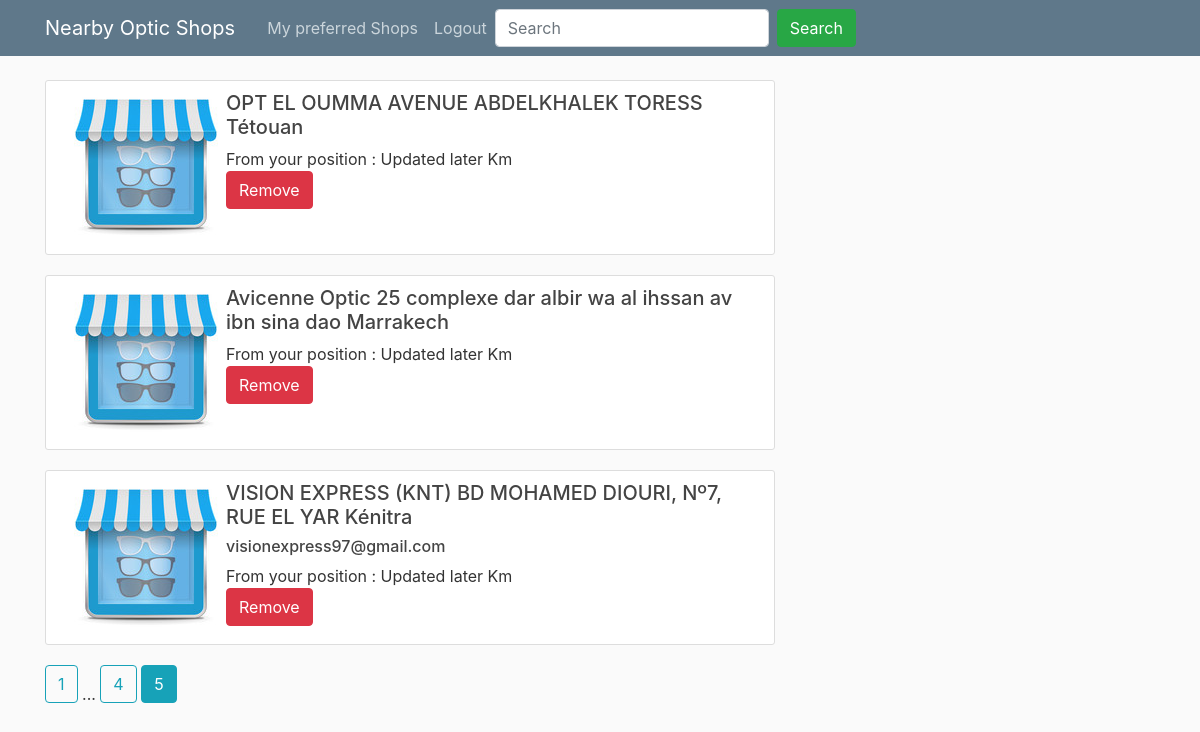
The page /PreferredShops?page=5 (signed in) on the database its author committed.
### shops_app/models.py (models this page shows, shortened)
class my_preferred_shops(db.Model):
	id = db.Column(db.Integer, primary_key=True)
	name = db.Column(db.String(30), nullable=False)
	address = db.Column(db.String(160), nullable=False)
	city = db.Column(db.String(16))
	email = db.Column(db.String(120))
	user_id = db.Column(db.Integer, db.ForeignKey('user.id'), nullable=False)

### shops_app/routes.py (the view)
@app.route('/PreferredShops')
def Preferred_Shops():
	page = request.args.get('page', 1, type=int)
	Shops = my_preferred_shops.query.filter_by(user_id=current_user.id).paginate(page=page, per_page=3)
	return render_template('my_preferred_shops.html',title='Preferred Shops',Shops=Shops)

### shops_app/models.py (called while the page is built)
@login_manager.user_loader
def load_user(user_id):
	return User.query.get(int(user_id))

### shops_app/templates/my_preferred_shops.html
{% extends 'layout.html' %}
{% block content %}
    {% for item in Shops.items%}
        <div class="media content-section">
            <img class="rounded mx-auto d-block" src="{{url_for('static',filename='picture/shop1.png')}}" alt="Generic placeholder image">
            <div class="media-body">
                <h5 class="mt-0">{{item.name}} {{item.address}} {{item.city}} </h5>
                    <div>
                        <h6 class="mt-0"> {{item.email}} </h6>
                    </div>
                    From your position : Updated later Km
              <div>
                  <a href="{{ url_for('Remove', removed_id=item.id) }}">
                      <button type="button" class="btn btn-danger">Remove</button>
                  </a>
              </div>
            </div>
        </div>
    {% endfor %}
    {% for num_page in Shops.iter_pages(left_edge=1,right_edge=1,left_current=1,right_current=2) %}
            {% if num_page %}
                {%if Shops.page == num_page %}
                    <a class="btn btn-info mb-4" href="{{url_for('Preferred_Shops',page=num_page)}}">{{ num_page }}</a>
                {% else %}
                    <a class="btn btn-outline-info mb-4" href="{{url_for('Preferred_Shops',page=num_page)}}">{{ num_page }}</a>
                {% endif %}
            {% else %}
                ...
            {% endif %}
    {% endfor %}
{% endblock content %}

### shops_app/static/main.css (style rules this page uses)
body { background: #fafafa; color: #333333; margin-top: 5rem; }
h1, h2, h3, h4, h5, h6 { color: #444444; }
.content-section { background: #ffffff; padding: 10px 20px; border: 1px solid #dddddd; border-radius: 3px; margin-bottom: 20px; }

### rows shown on the page
my_preferred_shops: name "OPT EL OUMMA", address "AVENUE ABDELKHALEK TORESS", city "Tétouan"
my_preferred_shops: name "Avicenne Optic", address "25 complexe dar albir wa al ihssan av ibn sina dao", city "Marrakech"
my_preferred_shops: name "VISION EXPRESS (KNT)", address "BD MOHAMED DIOURI, Nº7, RUE EL YAR", city "Kénitra", email "visionexpress97@gmail.com"

### other values the page prints
{{ num_page }} "1" "4"
{{ num_page }} "5"
